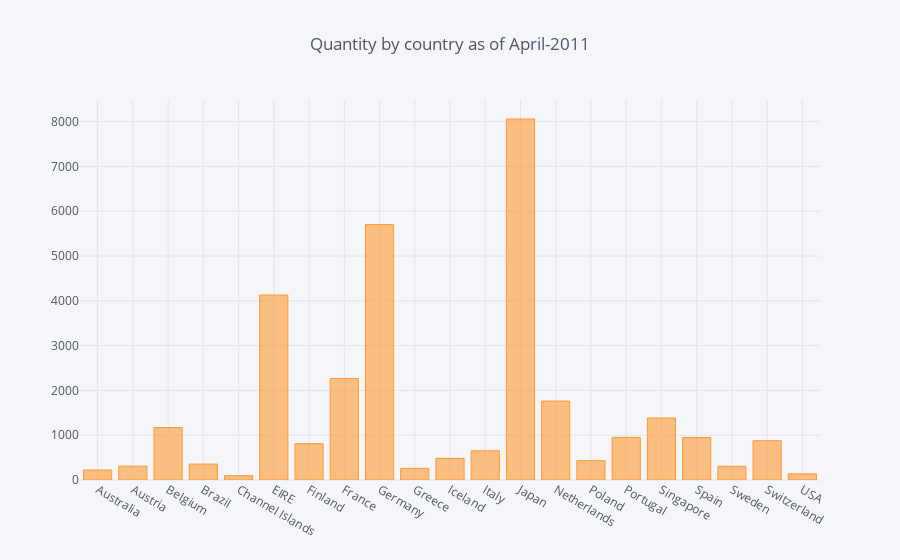

The code cell stored with this chart in its notebook:
### Code cell
#now plot
data_for_plot = dataWOUK.loc[mask].groupby(by='Country').sum().reset_index()
data_for_plot.iplot(kind='bar', x='Country', y='Quantity', title='Quantity by country as of April-2011')

### Figure 1 — Plotly figure (JSON) as saved in the notebook; plotly's stock layout.template omitted (floating-point values rounded to 4 significant figures)
{"data": [{"marker": {"color": "rgba(255, 153, 51, 0.6)", "line": {"color": "rgba(255, 153, 51, 1.0)", "width": 1}}, "name": "Quantity", "orientation": "v", "text": "", "type": "bar", "uid": "9e4b80b8-381e-4282-8a69-22228a123cb0", "x": ["Australia", "Austria", "Belgium", "Brazil", "Channel Islands", "EIRE", "Finland", "France", "Germany", "Greece", "Iceland", "Italy", "Japan", "Netherlands", "Poland", "Portugal", "Singapore", "Spain", "Sweden", "Switzerland", "USA"], "y": [224, 308, 1170, 356, 96, 4129, 810, 2265, 5702, 260, 483, 653, 8058, 1762, 432, 951, 1384, 948, 306, 878, 137]}], "layout": {"legend": {"bgcolor": "#F5F6F9", "font": {"color": "#4D5663"}}, "paper_bgcolor": "#F5F6F9", "plot_bgcolor": "#F5F6F9", "title": {"font": {"color": "#4D5663"}, "text": "Quantity by country as of April-2011"}, "xaxis": {"gridcolor": "#E1E5ED", "showgrid": true, "tickfont": {"color": "#4D5663"}, "title": {"font": {"color": "#4D5663"}, "text": ""}, "zerolinecolor": "#E1E5ED"}, "yaxis": {"gridcolor": "#E1E5ED", "showgrid": true, "tickfont": {"color": "#4D5663"}, "title": {"font": {"color": "#4D5663"}, "text": ""}, "zerolinecolor": "#E1E5ED"}}}
